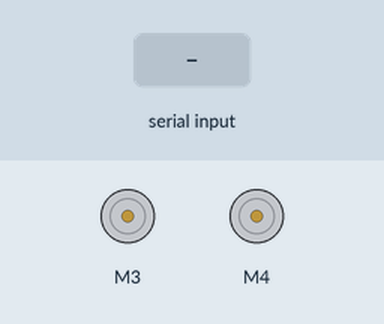
Simulated run of this sketch. Board: Arduino Uno, built with avr-gcc and run on an emulated ATmega328P. Shown: 2 × DC motor (green arrow = forward, orange = backward, longer = faster). The test bench sets the inputs (shaded band).

Above: at 1.2 s.
1.3 s: "f" received over the second serial link
At 1.31 s:
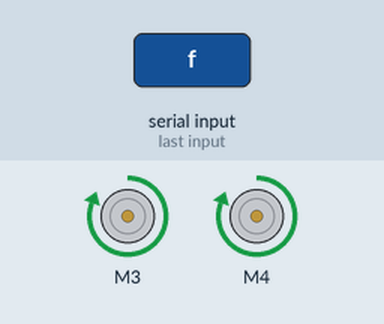
2.8 s: "b" received over the second serial link
At 2.81 s:
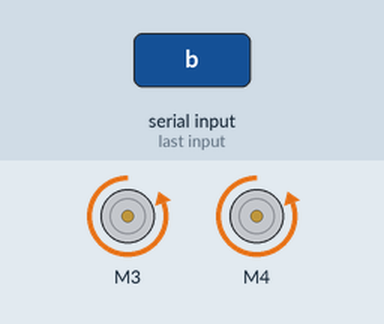
4.3 s: "r" received over the second serial link
At 4.31 s:
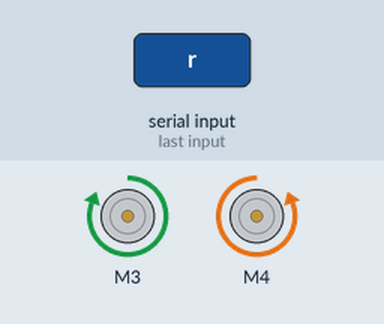
5.8 s: "l" received over the second serial link
At 5.81 s:
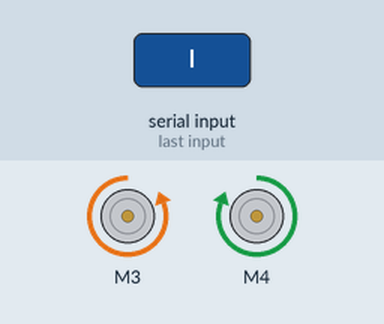
Timing chart, 0 to 8.3 s (numbered marks = the images above; inputs shaded):
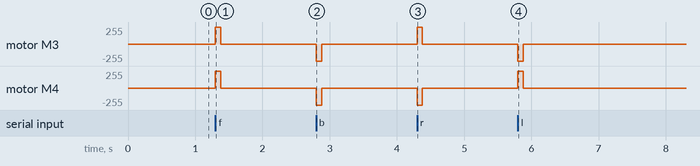

The sketch:

motor_and_sensor_20160619.ino
```cpp
#include <AFMotor.h>
#include <SoftwareSerial.h> //시리얼 통신 라이브러리 호출

AF_DCMotor motor1(3);
AF_DCMotor motor2(4);

int blueTx=10;   //Tx (보내는핀 설정)
int blueRx=11;   //Rx (받는핀 설정)

SoftwareSerial btSerial(blueTx, blueRx);  //시리얼 통신을 위한 객체선언
String receivedString = "";

int trigPin = 2;
int echoPin = 3;

//시리얼 속도설정, trigPin을 출력, echoPin을 입력으로 설정
void setup(){
  Serial.begin(9600);

  btSerial.begin(9600); //블루투스 시리얼 개방

  pinMode(trigPin, OUTPUT);
  pinMode(echoPin, INPUT);

  motor1.run(RELEASE);
  motor2.run(RELEASE);

  motor1.setSpeed(255);
  motor2.setSpeed(255);
}

//초음파를 보낸다. 다 보내면 echo가 HIGH(신호받기) 상태로 대기
void loop(){
  float duration, distance;

  if(btSerial.available()) {
    char inputCommand = (char)btSerial.read();
    Serial.println("input command : " + inputCommand);

    if(inputCommand == 'f') {
      motor1.run(FORWARD);
      motor2.run(FORWARD);
    } else if(inputCommand == 'b') {
      motor1.run(BACKWARD);
      motor2.run(BACKWARD);
    } else if(inputCommand == 'r') {
      motor1.run(FORWARD);
      motor2.run(BACKWARD);
    } else if(inputCommand == 'l') {
      motor1.run(BACKWARD);
      motor2.run(FORWARD);
    }

    delay(80);
  } else {
    motor1.run(RELEASE);
    motor2.run(RELEASE);
  }


  //아래 코드는 자동제어용 코드
  /*digitalWrite(trigPin, HIGH);
  delay(10);
  digitalWrite(trigPin, LOW);

  if(digitalRead(echo) == LOW) {
    duration = pulseIn(echoPin, HIGH);
    distance = ((float)(340 * duration) / 10000) / 2;
  } else {
    pinMode(echo, OUTPUT);
    digitalWrite(echo, LOW);
    pinMode(echo, INPUT);

    distance = 11;
  }

  Serial.println(distance); //센서값을 시리얼 모니터에 출력

  if (distance > 10) {
      motor1.run(FORWARD);
      motor2.run(FORWARD);
  } else {
      //motor1.run(RELEASE);
      //motor2.run(RELEASE);

      motor1.run(BACKWARD);
      motor2.run(FORWARD);
  }
  */
}
```

Measured:
- after the input at 1.3 s, motor M3, motor M4: stopped → forward 255/255 at once, → stopped 0.08 s later
- after the input at 2.8 s, motor M3, motor M4: stopped → backward 255/255 at once, → stopped 0.08 s later
- after the input at 4.3 s, motor M3: stopped → forward 255/255 at once, → stopped 0.08 s later; motor M4: stopped → backward 255/255 at once, → stopped 0.08 s later
- after the input at 5.8 s, motor M3: stopped → backward 255/255 at once, → stopped 0.08 s later; motor M4: stopped → forward 255/255 at once, → stopped 0.08 s later
